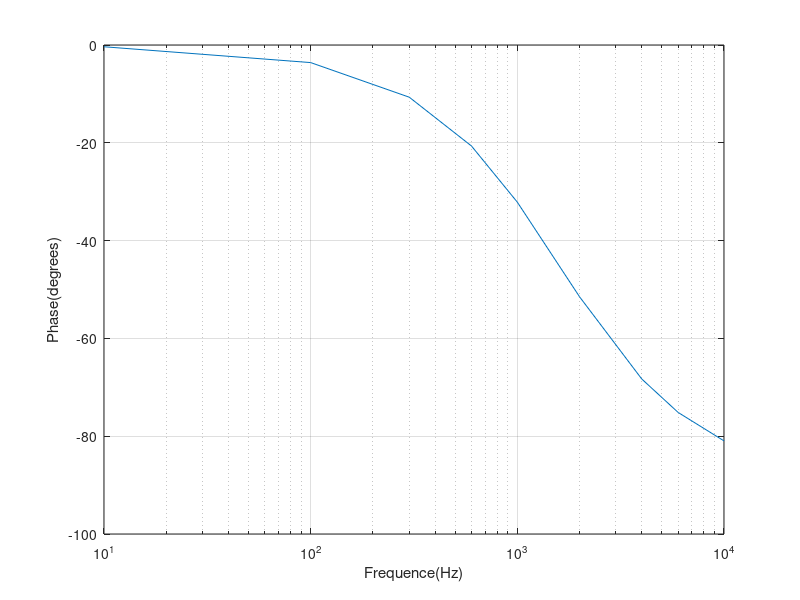

Write MATLAB code to recreate this figure.
f = [10,100,300,600,1000,2000,4000,6000,10000];
gain = [0, -0.017, -0.153, -0.561, -1.290, -4.124, -8.707, -11.818,-16.082];

semilogx(f,gain)
grid on
xlabel('Frequence(Hz)')
ylabel('Gain(dB)')
%% 
phi = [-0.36, -3.595, -10.675, -20.656, -32.142, -51.488, -68.303, -75.144, -80.957]

semilogx(f,phi)
grid on
xlabel('Frequence(Hz)')
ylabel('Phase(degrees)')